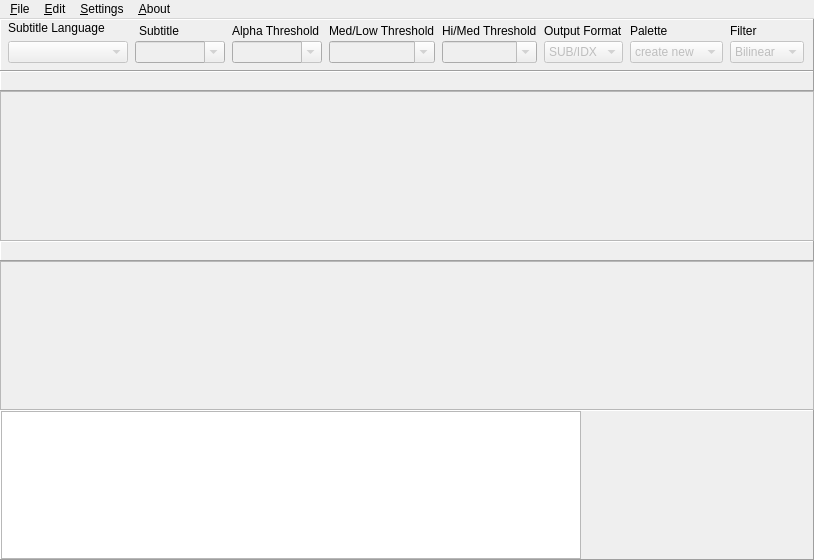
<?xml version="1.0" encoding="UTF-8"?>
<ui version="4.0">
 <class>BDSup2Sub</class>
 <widget class="QMainWindow" name="BDSup2Sub">
  <property name="geometry">
   <rect>
    <x>0</x>
    <y>0</y>
    <width>814</width>
    <height>560</height>
   </rect>
  </property>
  <property name="sizePolicy">
   <sizepolicy hsizetype="Preferred" vsizetype="Preferred">
    <horstretch>1</horstretch>
    <verstretch>1</verstretch>
   </sizepolicy>
  </property>
  <property name="minimumSize">
   <size>
    <width>814</width>
    <height>560</height>
   </size>
  </property>
  <property name="acceptDrops">
   <bool>true</bool>
  </property>
  <property name="windowTitle">
   <string>BDSup2Sub</string>
  </property>
  <property name="windowIcon">
   <iconset resource="bdsup2sub.qrc">
    <normaloff>:/new/resources/bdsup2sub.ico</normaloff>:/new/resources/bdsup2sub.ico</iconset>
  </property>
  <widget class="QWidget" name="centralWidget">
   <property name="minimumSize">
    <size>
     <width>814</width>
     <height>539</height>
    </size>
   </property>
   <property name="acceptDrops">
    <bool>false</bool>
   </property>
   <layout class="QVBoxLayout" name="verticalLayout" stretch="0,0,6,0,6,6">
    <property name="spacing">
     <number>0</number>
    </property>
    <property name="sizeConstraint">
     <enum>QLayout::SetMinimumSize</enum>
    </property>
    <property name="margin">
     <number>0</number>
    </property>
    <item>
     <widget class="QFrame" name="topFrame">
      <property name="minimumSize">
       <size>
        <width>785</width>
        <height>0</height>
       </size>
      </property>
      <property name="autoFillBackground">
       <bool>true</bool>
      </property>
      <property name="frameShape">
       <enum>QFrame::Panel</enum>
      </property>
      <property name="frameShadow">
       <enum>QFrame::Raised</enum>
      </property>
      <layout class="QHBoxLayout" name="horizontalLayout">
       <property name="spacing">
        <number>7</number>
       </property>
       <property name="leftMargin">
        <number>7</number>
       </property>
       <property name="topMargin">
        <number>1</number>
       </property>
       <property name="rightMargin">
        <number>6</number>
       </property>
       <property name="bottomMargin">
        <number>7</number>
       </property>
       <item>
        <layout class="QVBoxLayout" name="subtitleLanguageLayout">
         <property name="sizeConstraint">
          <enum>QLayout::SetFixedSize</enum>
         </property>
         <item>
          <widget class="QLabel" name="subtitleLanguageLabel">
           <property name="minimumSize">
            <size>
             <width>120</width>
             <height>0</height>
            </size>
           </property>
           <property name="text">
            <string>Subtitle Language</string>
           </property>
          </widget>
         </item>
         <item>
          <widget class="QComboBox" name="subtitleLanguageComboBox">
           <property name="enabled">
            <bool>false</bool>
           </property>
           <property name="minimumSize">
            <size>
             <width>120</width>
             <height>20</height>
            </size>
           </property>
           <property name="toolTip">
            <string>Select language in IDX file</string>
           </property>
           <property name="editable">
            <bool>false</bool>
           </property>
          </widget>
         </item>
        </layout>
       </item>
       <item>
        <layout class="QVBoxLayout" name="subtitleNumberLayout">
         <property name="spacing">
          <number>0</number>
         </property>
         <property name="sizeConstraint">
          <enum>QLayout::SetFixedSize</enum>
         </property>
         <item>
          <widget class="QLabel" name="subtitleNumberLabel">
           <property name="text">
            <string>Subtitle</string>
           </property>
           <property name="indent">
            <number>4</number>
           </property>
          </widget>
         </item>
         <item>
          <widget class="QComboBox" name="subtitleNumberComboBox">
           <property name="enabled">
            <bool>false</bool>
           </property>
           <property name="minimumSize">
            <size>
             <width>90</width>
             <height>20</height>
            </size>
           </property>
           <property name="toolTip">
            <string>Set subtitle number</string>
           </property>
           <property name="editable">
            <bool>true</bool>
           </property>
           <property name="maxVisibleItems">
            <number>8</number>
           </property>
          </widget>
         </item>
        </layout>
       </item>
       <item>
        <layout class="QVBoxLayout" name="alphaThresholdLayout">
         <property name="spacing">
          <number>0</number>
         </property>
         <property name="sizeConstraint">
          <enum>QLayout::SetFixedSize</enum>
         </property>
         <item>
          <widget class="QLabel" name="alphaThresholdLabel">
           <property name="text">
            <string>Alpha Threshold</string>
           </property>
          </widget>
         </item>
         <item>
          <widget class="QComboBox" name="alphaThresholdComboBox">
           <property name="enabled">
            <bool>false</bool>
           </property>
           <property name="minimumSize">
            <size>
             <width>90</width>
             <height>20</height>
            </size>
           </property>
           <property name="toolTip">
            <string>Set alpha threshold</string>
           </property>
           <property name="editable">
            <bool>true</bool>
           </property>
           <property name="currentIndex">
            <number>-1</number>
           </property>
           <property name="maxVisibleItems">
            <number>8</number>
           </property>
          </widget>
         </item>
        </layout>
       </item>
       <item>
        <layout class="QVBoxLayout" name="medLowThresholdLayout">
         <property name="spacing">
          <number>0</number>
         </property>
         <property name="sizeConstraint">
          <enum>QLayout::SetFixedSize</enum>
         </property>
         <item>
          <widget class="QLabel" name="medLowThresholdLabel">
           <property name="text">
            <string>Med/Low Threshold</string>
           </property>
          </widget>
         </item>
         <item>
          <widget class="QComboBox" name="medLowThresholdComboBox">
           <property name="enabled">
            <bool>false</bool>
           </property>
           <property name="minimumSize">
            <size>
             <width>90</width>
             <height>20</height>
            </size>
           </property>
           <property name="toolTip">
            <string>Set low/medium luminance threshold</string>
           </property>
           <property name="editable">
            <bool>true</bool>
           </property>
           <property name="maxVisibleItems">
            <number>8</number>
           </property>
          </widget>
         </item>
        </layout>
       </item>
       <item>
        <layout class="QVBoxLayout" name="hiMedThresholdLayout">
         <property name="spacing">
          <number>0</number>
         </property>
         <property name="sizeConstraint">
          <enum>QLayout::SetFixedSize</enum>
         </property>
         <item>
          <widget class="QLabel" name="hiMedThresholdLabel">
           <property name="text">
            <string>Hi/Med Threshold</string>
           </property>
          </widget>
         </item>
         <item>
          <widget class="QComboBox" name="hiMedThresholdComboBox">
           <property name="enabled">
            <bool>false</bool>
           </property>
           <property name="minimumSize">
            <size>
             <width>90</width>
             <height>20</height>
            </size>
           </property>
           <property name="toolTip">
            <string>Set medium/high luminance threshold</string>
           </property>
           <property name="editable">
            <bool>true</bool>
           </property>
           <property name="maxVisibleItems">
            <number>8</number>
           </property>
          </widget>
         </item>
        </layout>
       </item>
       <item>
        <layout class="QVBoxLayout" name="outputFormatLayout">
         <property name="spacing">
          <number>0</number>
         </property>
         <item>
          <widget class="QLabel" name="outputFormatLabel">
           <property name="text">
            <string>Output Format</string>
           </property>
          </widget>
         </item>
         <item>
          <widget class="QComboBox" name="outputFormatComboBox">
           <property name="enabled">
            <bool>false</bool>
           </property>
           <property name="minimumSize">
            <size>
             <width>73</width>
             <height>20</height>
            </size>
           </property>
           <property name="toolTip">
            <string>Select export format</string>
           </property>
           <item>
            <property name="text">
             <string>SUB/IDX</string>
            </property>
           </item>
           <item>
            <property name="text">
             <string>SUP/IFO</string>
            </property>
           </item>
           <item>
            <property name="text">
             <string>SUP(BD)</string>
            </property>
           </item>
           <item>
            <property name="text">
             <string>XML/PNG</string>
            </property>
           </item>
          </widget>
         </item>
        </layout>
       </item>
       <item>
        <layout class="QVBoxLayout" name="paletteLayout">
         <property name="spacing">
          <number>0</number>
         </property>
         <property name="sizeConstraint">
          <enum>QLayout::SetFixedSize</enum>
         </property>
         <item>
          <widget class="QLabel" name="paletteLabel">
           <property name="text">
            <string>Palette</string>
           </property>
          </widget>
         </item>
         <item>
          <widget class="QComboBox" name="paletteComboBox">
           <property name="enabled">
            <bool>false</bool>
           </property>
           <property name="minimumSize">
            <size>
             <width>93</width>
             <height>20</height>
            </size>
           </property>
           <property name="toolTip">
            <string>Select palette mode</string>
           </property>
           <property name="currentIndex">
            <number>1</number>
           </property>
           <item>
            <property name="text">
             <string>keep existing</string>
            </property>
           </item>
           <item>
            <property name="text">
             <string>create new</string>
            </property>
           </item>
           <item>
            <property name="text">
             <string>dithered</string>
            </property>
           </item>
          </widget>
         </item>
        </layout>
       </item>
       <item>
        <layout class="QVBoxLayout" name="filterLayout">
         <property name="spacing">
          <number>0</number>
         </property>
         <property name="sizeConstraint">
          <enum>QLayout::SetFixedSize</enum>
         </property>
         <item>
          <widget class="QLabel" name="filterLabel">
           <property name="text">
            <string>Filter</string>
           </property>
          </widget>
         </item>
         <item>
          <widget class="QComboBox" name="filterComboBox">
           <property name="enabled">
            <bool>false</bool>
           </property>
           <property name="minimumSize">
            <size>
             <width>74</width>
             <height>20</height>
            </size>
           </property>
           <property name="toolTip">
            <string>Select filter for scaling</string>
           </property>
           <property name="maxVisibleItems">
            <number>8</number>
           </property>
           <item>
            <property name="text">
             <string>Bilinear</string>
            </property>
           </item>
           <item>
            <property name="text">
             <string>Triangle</string>
            </property>
           </item>
           <item>
            <property name="text">
             <string>Bicubic</string>
            </property>
           </item>
           <item>
            <property name="text">
             <string>Bell</string>
            </property>
           </item>
           <item>
            <property name="text">
             <string>Bicubic-Spline</string>
            </property>
           </item>
           <item>
            <property name="text">
             <string>Hermite</string>
            </property>
           </item>
           <item>
            <property name="text">
             <string>Lanczos3</string>
            </property>
           </item>
           <item>
            <property name="text">
             <string>Mitchell</string>
            </property>
           </item>
          </widget>
         </item>
        </layout>
       </item>
       <item>
        <spacer name="horizontalSpacer">
         <property name="orientation">
          <enum>Qt::Horizontal</enum>
         </property>
         <property name="sizeType">
          <enum>QSizePolicy::Maximum</enum>
         </property>
         <property name="sizeHint" stdset="0">
          <size>
           <width>94</width>
           <height>20</height>
          </size>
         </property>
        </spacer>
       </item>
      </layout>
     </widget>
    </item>
    <item>
     <widget class="QFrame" name="frame_3">
      <property name="minimumSize">
       <size>
        <width>0</width>
        <height>20</height>
       </size>
      </property>
      <property name="frameShape">
       <enum>QFrame::Panel</enum>
      </property>
      <property name="frameShadow">
       <enum>QFrame::Raised</enum>
      </property>
      <layout class="QVBoxLayout" name="verticalLayout_8">
       <property name="leftMargin">
        <number>7</number>
       </property>
       <property name="topMargin">
        <number>1</number>
       </property>
       <property name="rightMargin">
        <number>6</number>
       </property>
       <property name="bottomMargin">
        <number>0</number>
       </property>
       <item>
        <widget class="QLabel" name="sourceInfoLabel">
         <property name="text">
          <string/>
         </property>
        </widget>
       </item>
      </layout>
     </widget>
    </item>
    <item>
     <widget class="QScrollArea" name="sourceScrollArea">
      <property name="widgetResizable">
       <bool>true</bool>
      </property>
      <widget class="QWidget" name="scrollAreaWidgetContents">
       <property name="geometry">
        <rect>
         <x>0</x>
         <y>0</y>
         <width>812</width>
         <height>147</height>
        </rect>
       </property>
       <layout class="QGridLayout" name="gridLayout">
        <property name="margin">
         <number>0</number>
        </property>
        <property name="spacing">
         <number>0</number>
        </property>
        <item row="0" column="0">
         <widget class="ZoomableImageArea" name="sourceImage">
          <property name="text">
           <string/>
          </property>
          <property name="scaledContents">
           <bool>false</bool>
          </property>
         </widget>
        </item>
       </layout>
      </widget>
     </widget>
    </item>
    <item>
     <widget class="QFrame" name="frame_5">
      <property name="minimumSize">
       <size>
        <width>0</width>
        <height>20</height>
       </size>
      </property>
      <property name="frameShape">
       <enum>QFrame::Panel</enum>
      </property>
      <property name="frameShadow">
       <enum>QFrame::Raised</enum>
      </property>
      <layout class="QVBoxLayout" name="verticalLayout_9">
       <property name="leftMargin">
        <number>7</number>
       </property>
       <property name="topMargin">
        <number>1</number>
       </property>
       <property name="rightMargin">
        <number>6</number>
       </property>
       <property name="bottomMargin">
        <number>0</number>
       </property>
       <item>
        <widget class="QLabel" name="targetInfoLabel">
         <property name="text">
          <string/>
         </property>
        </widget>
       </item>
      </layout>
     </widget>
    </item>
    <item>
     <widget class="QScrollArea" name="targetScrollArea">
      <property name="widgetResizable">
       <bool>true</bool>
      </property>
      <widget class="QWidget" name="scrollAreaWidgetContents_2">
       <property name="geometry">
        <rect>
         <x>0</x>
         <y>0</y>
         <width>812</width>
         <height>148</height>
        </rect>
       </property>
       <layout class="QGridLayout" name="gridLayout_2">
        <property name="margin">
         <number>0</number>
        </property>
        <property name="spacing">
         <number>0</number>
        </property>
        <item row="0" column="0">
         <widget class="ZoomableImageArea" name="targetImage">
          <property name="text">
           <string/>
          </property>
          <property name="scaledContents">
           <bool>false</bool>
          </property>
         </widget>
        </item>
       </layout>
      </widget>
     </widget>
    </item>
    <item>
     <widget class="QFrame" name="bottomFrame">
      <property name="frameShape">
       <enum>QFrame::Panel</enum>
      </property>
      <property name="frameShadow">
       <enum>QFrame::Raised</enum>
      </property>
      <layout class="QHBoxLayout" name="horizontalLayout_2" stretch="10,4">
       <property name="spacing">
        <number>0</number>
       </property>
       <property name="margin">
        <number>0</number>
       </property>
       <item>
        <widget class="QPlainTextEdit" name="consoleOutput">
         <property name="focusPolicy">
          <enum>Qt::NoFocus</enum>
         </property>
         <property name="acceptDrops">
          <bool>false</bool>
         </property>
         <property name="verticalScrollBarPolicy">
          <enum>Qt::ScrollBarAsNeeded</enum>
         </property>
         <property name="undoRedoEnabled">
          <bool>false</bool>
         </property>
         <property name="readOnly">
          <bool>true</bool>
         </property>
        </widget>
       </item>
       <item>
        <widget class="EditPane" name="subtitleImage">
         <property name="text">
          <string/>
         </property>
        </widget>
       </item>
      </layout>
     </widget>
    </item>
   </layout>
  </widget>
  <widget class="QMenuBar" name="menuBar">
   <property name="geometry">
    <rect>
     <x>0</x>
     <y>0</y>
     <width>814</width>
     <height>21</height>
    </rect>
   </property>
   <widget class="QMenu" name="menu_File">
    <property name="title">
     <string>&amp;File</string>
    </property>
    <widget class="QMenu" name="menu_Recent_Files">
     <property name="enabled">
      <bool>false</bool>
     </property>
     <property name="title">
      <string>&amp;Recent Files</string>
     </property>
    </widget>
    <addaction name="action_Load"/>
    <addaction name="menu_Recent_Files"/>
    <addaction name="action_Save_Export"/>
    <addaction name="action_Close"/>
    <addaction name="action_Exit"/>
   </widget>
   <widget class="QMenu" name="menu_Edit">
    <property name="title">
     <string>&amp;Edit</string>
    </property>
    <addaction name="action_Edit_Frame"/>
    <addaction name="actionEdit_default_DVD_Palette"/>
    <addaction name="actionEdit_imported_DVD_Palette"/>
    <addaction name="actionEdit_DVD_Frame_Palette"/>
    <addaction name="action_Move_all_captions"/>
    <addaction name="action_Reset_crop_offset"/>
   </widget>
   <widget class="QMenu" name="menu_Settings">
    <property name="title">
     <string>&amp;Settings</string>
    </property>
    <addaction name="action_Conversion_Settings"/>
    <addaction name="action_Swap_Cr_Cb"/>
    <addaction name="action_Fix_invisible_frames"/>
    <addaction name="action_Verbatim_Output"/>
   </widget>
   <widget class="QMenu" name="menu_About">
    <property name="title">
     <string>&amp;About</string>
    </property>
    <addaction name="actionAbout_Qt"/>
   </widget>
   <addaction name="menu_File"/>
   <addaction name="menu_Edit"/>
   <addaction name="menu_Settings"/>
   <addaction name="menu_About"/>
  </widget>
  <action name="action_Load">
   <property name="text">
    <string>&amp;Load</string>
   </property>
  </action>
  <action name="action_Save_Export">
   <property name="enabled">
    <bool>false</bool>
   </property>
   <property name="text">
    <string>&amp;Save/Export</string>
   </property>
  </action>
  <action name="action_Close">
   <property name="enabled">
    <bool>false</bool>
   </property>
   <property name="text">
    <string>&amp;Close</string>
   </property>
  </action>
  <action name="action_Exit">
   <property name="text">
    <string>&amp;Exit</string>
   </property>
  </action>
  <action name="action_Edit_Frame">
   <property name="enabled">
    <bool>false</bool>
   </property>
   <property name="text">
    <string>&amp;Edit Frame</string>
   </property>
  </action>
  <action name="actionEdit_default_DVD_Palette">
   <property name="text">
    <string>Edit &amp;default DVD Palette</string>
   </property>
  </action>
  <action name="actionEdit_imported_DVD_Palette">
   <property name="enabled">
    <bool>false</bool>
   </property>
   <property name="text">
    <string>Edit &amp;imported DVD Palette</string>
   </property>
  </action>
  <action name="actionEdit_DVD_Frame_Palette">
   <property name="enabled">
    <bool>false</bool>
   </property>
   <property name="text">
    <string>Edit DVD &amp;Frame Palette</string>
   </property>
  </action>
  <action name="action_Move_all_captions">
   <property name="enabled">
    <bool>false</bool>
   </property>
   <property name="text">
    <string>&amp;Move all captions</string>
   </property>
  </action>
  <action name="action_Reset_crop_offset">
   <property name="text">
    <string>&amp;Reset crop offset</string>
   </property>
  </action>
  <action name="action_Conversion_Settings">
   <property name="text">
    <string>&amp;Conversion Settings</string>
   </property>
  </action>
  <action name="action_Swap_Cr_Cb">
   <property name="checkable">
    <bool>true</bool>
   </property>
   <property name="text">
    <string>&amp;Swap Cr/Cb</string>
   </property>
  </action>
  <action name="action_Fix_invisible_frames">
   <property name="checkable">
    <bool>true</bool>
   </property>
   <property name="text">
    <string>&amp;Fix invisible frames</string>
   </property>
  </action>
  <action name="action_Verbatim_Output">
   <property name="checkable">
    <bool>true</bool>
   </property>
   <property name="text">
    <string>&amp;Verbatim Output</string>
   </property>
  </action>
  <action name="action_Help">
   <property name="text">
    <string>&amp;Help</string>
   </property>
  </action>
  <action name="actionHello">
   <property name="text">
    <string>hello</string>
   </property>
  </action>
  <action name="actionAbout_Qt">
   <property name="text">
    <string>About &amp;Qt</string>
   </property>
  </action>
 </widget>
 <layoutdefault spacing="6" margin="11"/>
 <customwidgets>
  <customwidget>
   <class>EditPane</class>
   <extends>QLabel</extends>
   <header location="global">editpane.h</header>
  </customwidget>
  <customwidget>
   <class>ZoomableImageArea</class>
   <extends>QLabel</extends>
   <header>zoomableimagearea.h</header>
  </customwidget>
 </customwidgets>
 <resources>
  <include location="bdsup2sub.qrc"/>
 </resources>
 <connections/>
</ui>
